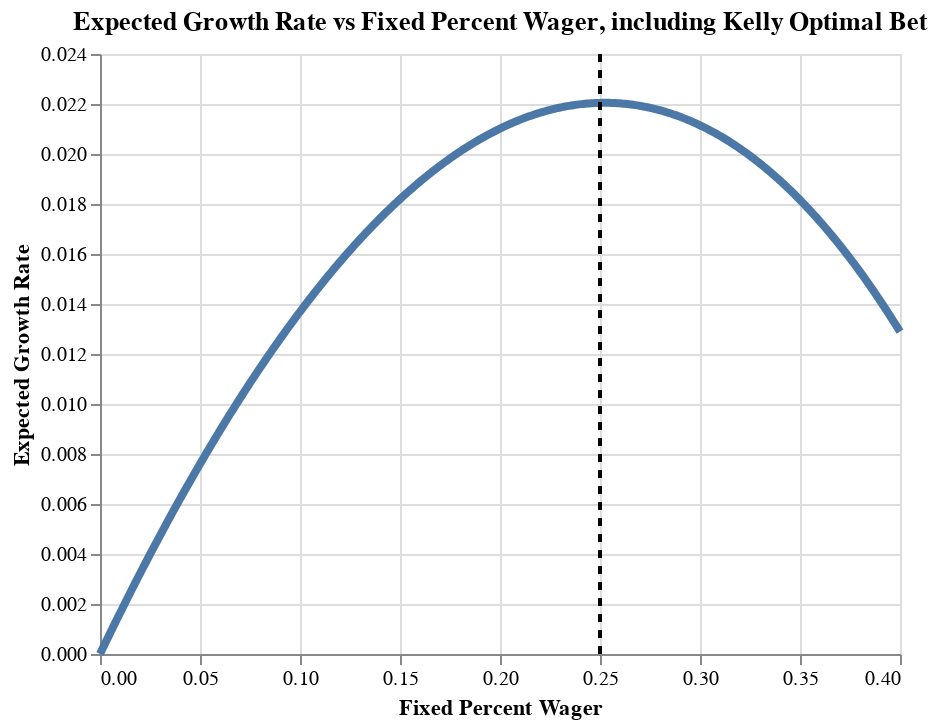

Notebook code for this chart:
### Code cell
kelly.plot_exp_growth_rates_by_perc_wager()

### Figure 1 — Vega-Lite specification as saved in the notebook (floating-point values rounded to 4 significant figures; data arrays with more than 128 entries replaced by an {"elided": "..."} marker saying what was removed)
{"config": {"view": {"continuousWidth": 400, "continuousHeight": 300}}, "layer": [{"data": {"name": "data-3da56e1e79320f49eccfbc48a500b5a7"}, "mark": {"type": "line", "strokeWidth": 4}, "encoding": {"x": {"type": "quantitative", "field": "percent_wager", "title": "Fixed Percent Wager"}, "y": {"type": "quantitative", "field": "expected_growth_rate", "title": "Expected Growth Rate"}}}, {"data": {"name": "data-77d309a5ac642dd7a4e8d5a0bdef761b"}, "mark": {"type": "rule", "strokeDash": [4, 4], "strokeWidth": 2}, "encoding": {"x": {"type": "quantitative", "field": "percent_wager"}}}], "title": "Expected Growth Rate vs Fixed Percent Wager, including Kelly Optimal Bet", "$schema": "https://vega.github.io/schema/vega-lite/v4.8.1.json", "datasets": {"data-3da56e1e79320f49eccfbc48a500b5a7": {"elided": "400 records"}, "data-77d309a5ac642dd7a4e8d5a0bdef761b": [{"percent_wager": 0.25}]}}
